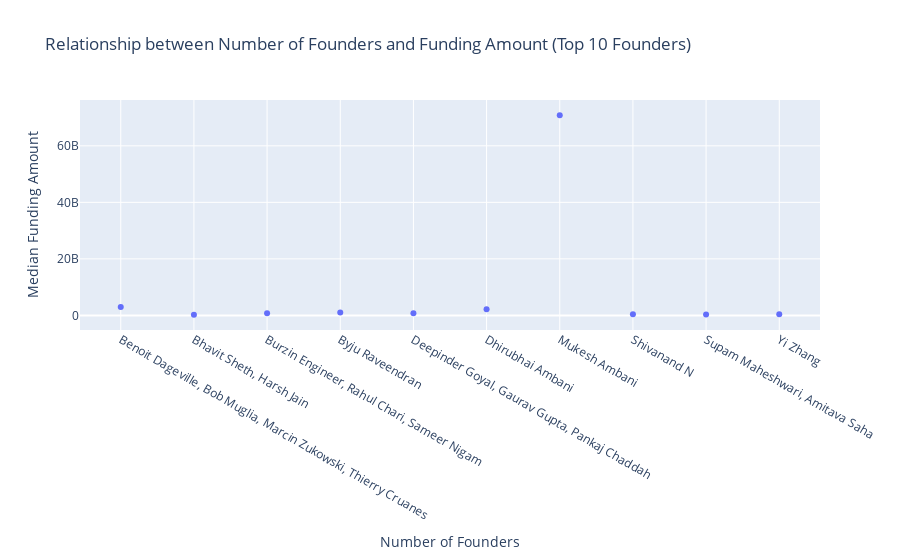

Source (notebook cell):
### Markdown cell above
6.Founder Impact: Is there a correlation between the number of founders and the amount of funding received?

### Code cell
# Calculate total funding amount for each founder
total_funding_by_founder = df_combined.groupby('Founders')['Amount'].sum().reset_index()

# Sort the founders by total funding amount in descending order
total_funding_by_founder = total_funding_by_founder.sort_values('Amount', ascending=False)

# Select the top 10 founders
top_10_founders = total_funding_by_founder.head(10)

# Group the data by the number of founders and calculate the median funding amount
funding_by_num_founders = top_10_founders.groupby('Founders')['Amount'].median().reset_index()

# Plot the data
fig = px.scatter(funding_by_num_founders, x='Founders', y='Amount',
                 title='Relationship between Number of Founders and Funding Amount (Top 10 Founders)',
                 labels={'Founders': 'Number of Founders', 'Amount': 'Median Funding Amount'})

# Show the plot
fig.show()

### Figure 1 — Plotly figure (JSON) as saved in the notebook; plotly's stock layout.template omitted (floating-point values rounded to 4 significant figures)
{"data": [{"hovertemplate": "Number of Founders=%{x}<br>Median Funding Amount=%{y}<extra></extra>", "legendgroup": "", "marker": {"color": "#636efa", "symbol": "circle"}, "mode": "markers", "name": "", "orientation": "v", "showlegend": false, "type": "scatter", "x": ["Benoit Dageville, Bob Muglia, Marcin Zukowski, Thierry Cruanes", "Bhavit Sheth, Harsh Jain", "Burzin Engineer, Rahul Chari, Sameer Nigam", "Byju Raveendran", "Deepinder Goyal, Gaurav Gupta, Pankaj Chaddah", "Dhirubhai Ambani", "Mukesh Ambani", "Shivanand N", "Supam Maheshwari, Amitava Saha", "Yi Zhang"], "xaxis": "x", "y": [3000000000, 225000000, 720000000, 1031000000, 712000000, 2200000000, 70820220000, 390000000, 306000000, 400000000], "yaxis": "y"}], "layout": {"legend": {"tracegroupgap": 0}, "title": {"text": "Relationship between Number of Founders and Funding Amount (Top 10 Founders)"}, "xaxis": {"anchor": "y", "domain": [0, 1], "title": {"text": "Number of Founders"}}, "yaxis": {"anchor": "x", "domain": [0, 1], "title": {"text": "Median Funding Amount"}}}}
